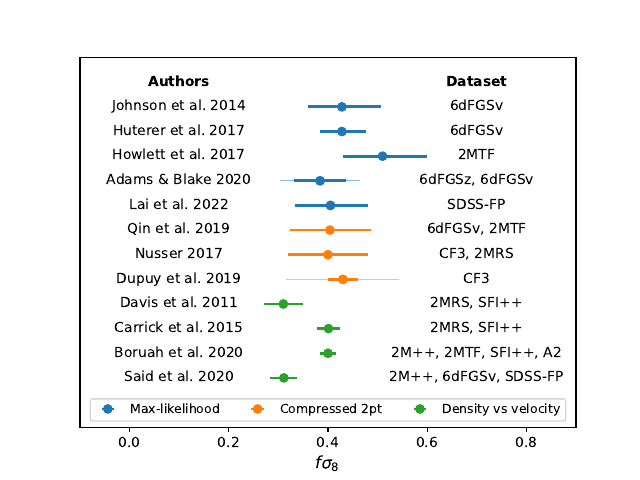

Recreate this plot in Python.
import pandas as pd 
import matplotlib.pyplot as plt
import numpy as np
plt.ion()

a = pd.read_csv('fs8_pv_data.txt')

colors = {'Max-likelihood': 'C0',
          'Compressed 2pt': 'C1',
          'Density vs velocity': 'C2'}

plt.figure()

labels_used = []
for i in range(len(a)):
    line = a.iloc[i]
    y = -i 
    low = line['fs8_lower_error_stat']
    upp = line['fs8_upper_error_stat']

    if line['Method'] not in labels_used: 
        label = line['Method']
        labels_used.append(label)
    else: 
        label = None
    
    low_syst = line['fs8_lower_error_syst']
    upp_syst = line['fs8_upper_error_syst']
    
    if not low_syst == "None":
        low_syst = float(low_syst)
        upp_syst = float(upp_syst) 
        low_total = np.sqrt(low**2+low_syst**2)
        upp_total = np.sqrt(upp**2+upp_syst**2)
        plt.errorbar(line['fs8_value'], y, xerr=[[low_total], [upp_total]], fmt='o', color=colors[line['Method']], alpha=0.5, elinewidth=1)
    plt.errorbar(line['fs8_value'], y, xerr=[[low], [upp]], fmt='o', color=colors[line['Method']], label=label, elinewidth=2)
    plt.text(0.1, y, line['Paper'], va='center', ha='center')
    plt.text(0.7, y, line['Dataset'].replace(' ', ', '), va='center', ha='center')

plt.text(0.1, 1, 'Authors', va='center', ha='center', fontweight='bold')
plt.text(0.7, 1, 'Dataset', va='center', ha='center', fontweight='bold')
plt.xlim(-0.1, 0.9)
plt.ylim(-i-2, 2)
plt.xlabel('$f\sigma_8$', fontsize=12)
plt.tick_params(left = False, right = False , labelleft = False ,
                labelbottom = True, bottom = True)
plt.legend(ncol=3, loc='lower center', frameon=True, fontsize=9)
#plt.axvline()
plt.savefig('plot_fs8_pv.pdf')